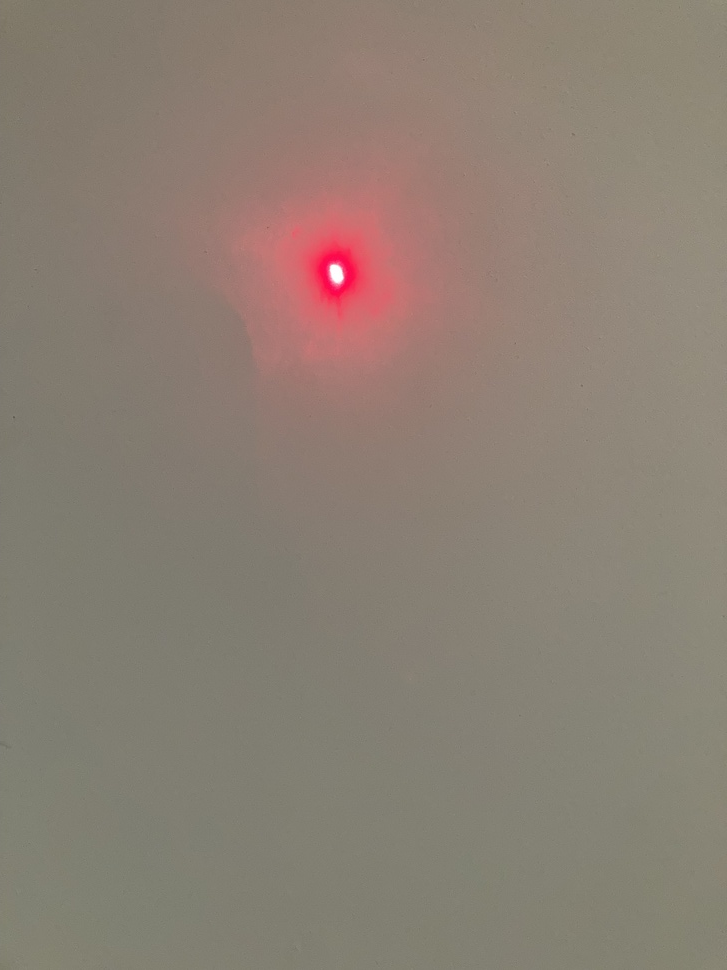
#> input picture hephaestus/experiment/laser/laser_reference.jpg, 727 x 970 px, shrunk from 3024 x 4032 before the run, given in place of the camera
$ python dem05.py
#> lines starting #> are read from the running program, lines starting #| are printed output that depends on the picture; after the words box and inside, x2 and y2 are one past the last pixel; in counts of white or black regions, pixels touching at a corner belong together
import cv2
import numpy as np

cap = cv2.VideoCapture(0)

while (1):

    # Take each frame
    ret, frame = cap.read()
#> frame is the input picture: shape (970, 727, 3); mean B, G, R 115.5, 127, 139.4
    hsv = cv2.cvtColor(frame, cv2.COLOR_BGR2HSV)
#> hsv: shape (970, 727, 3); mean H, S, V 21.1, 42.1, 139.4

    lower_red = np.array([0, 0, 255])
    upper_red = np.array([255, 255, 255])
    mask = cv2.inRange(hsv, lower_red, upper_red)
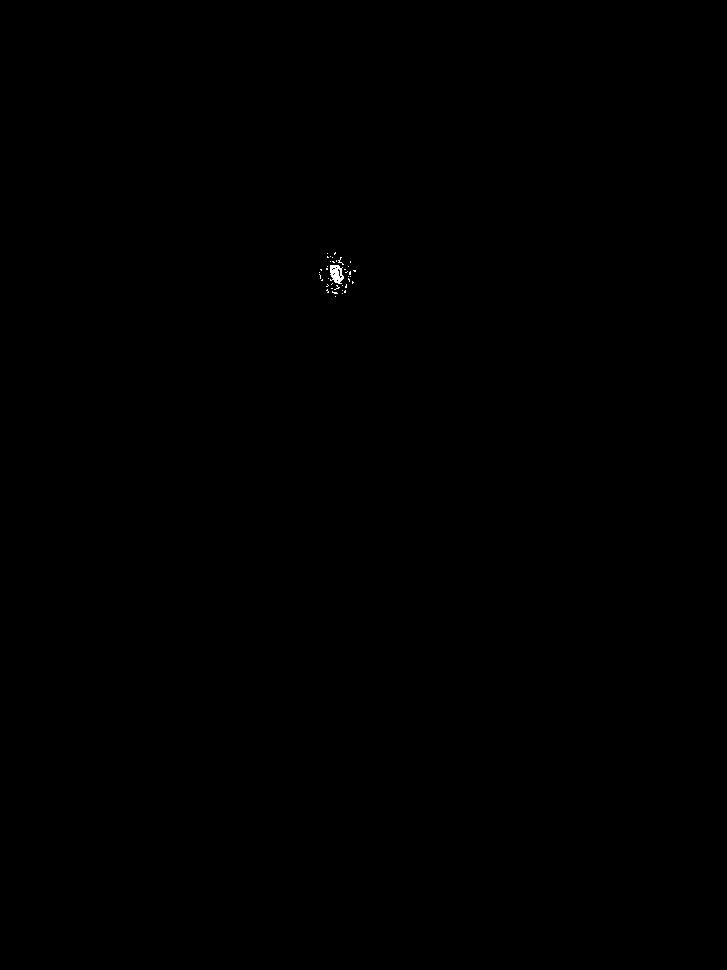
#> mask: shape (970, 727); 0.04% white in thin lines or dots, all inside (x1, y1, x2, y2) = (319, 252, 356, 297)

    moments = cv2.moments(hsv[:, :, 2])
#> moments = moments, m00 98327083, centre m10/m00, m01/m00 = (369.1, 470.2)
    x = int(moments['m10'] / moments['m00'])
#> x = 369
    y = int(moments['m01'] / moments['m00'])
#> y = 470
    print(x, y)
#| 369 470

    cv2.circle(frame, (x, y), 20, (0, 255, 0), 3)
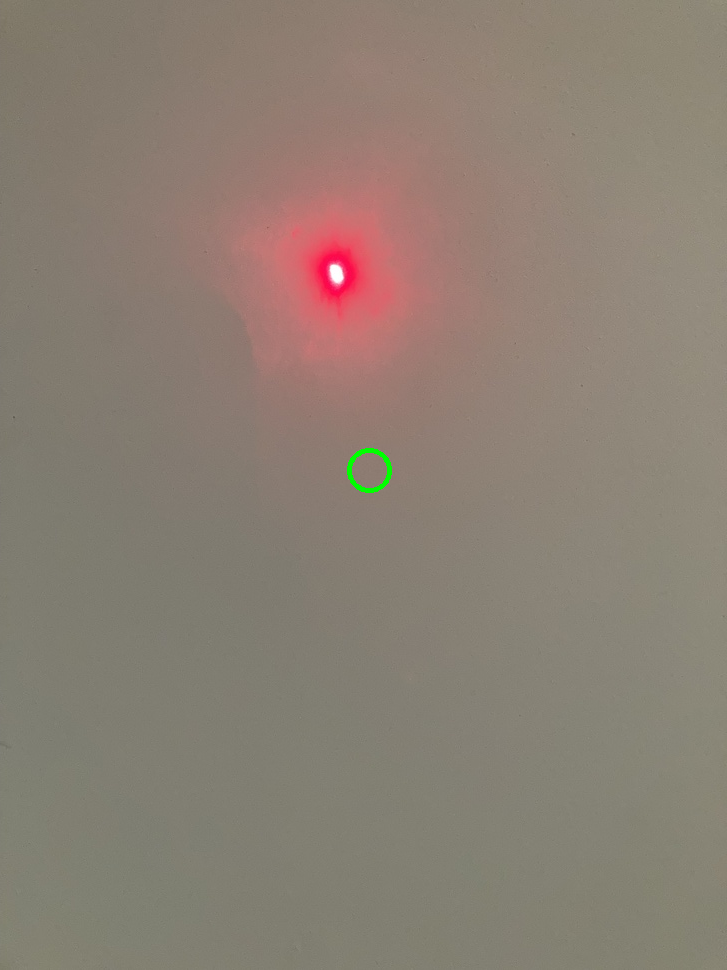
#> frame: shape (970, 727, 3); 0.09% of pixels changed, all inside (x1, y1, x2, y2) = (347, 448, 392, 493)
    cv2.circle(mask, (x, y), 20, (0, 255, 0), 3)

    cv2.imshow('mask', mask)
    cv2.imshow('Track Laser', frame)

    if cv2.waitKey(1) & 0xFF == ord('q'):
#> (key q is pressed here)
        break

cap.release()
cv2.destroyAllWindows()
